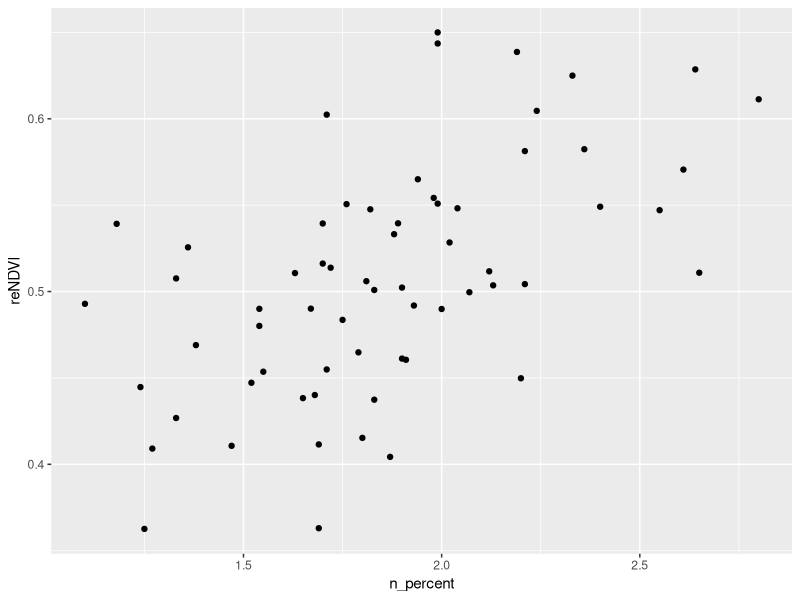

R code for this plot: (Note: this script raises an error after producing the figure.)
#### examining 2017 spectral data
### subcanopy leaves at UMBS

## load dependencies
library(dplyr)
library(ggplot2)

## bring in data
data <- read.csv("Leaf_n_correlation_data_summer_2017.csv")
head(data)

## group by species, light conditions
data <- data %>%
  group_by(species_code, leaf_type)

## graph overall trends
plot1 <- data %>%
  ggplot(aes(x = n_percent, y = reNDVI)) +
  geom_point()

overall_model <- lm(reNDVI ~ n_percent, data=data)
summary(overall_model)

##acru
acru <- data %>%
  filter(species_code == 'acru') 

plot2 <- acru
  ggplot(aes(x = n_percent, y = reNDVI)) +
  geom_point()

acru_model <- lm(reNDVI ~ n_percent, data=acru)
summary(acru_model)

##quru
quru <- data %>%
  filter(species_code == 'quru') 

plot3 <- quru %>%
ggplot(aes(x = n_percent, y = reNDVI)) +
  geom_point()

quru_model <- lm(reNDVI ~ n_percent, data=quru)
summary(quru_model)

##pogr
pogr <- data %>%
  filter(species_code == 'pogr') 

plot4 <- pogr %>%
  ggplot(aes(x = n_percent, y = reNDVI)) +
  geom_point()

pogr_model <- lm(reNDVI ~ n_percent, data=pogr)
summary(pogr_model)

##fagr
fagr <- data %>%
  filter(species_code == 'fagr') 

plot5 <- fagr %>%
  ggplot(aes(x = n_percent, y = reNDVI)) +
  geom_point()

fagr_model <- lm(reNDVI ~ n_percent, data=fagr)
summary(fagr_model)
